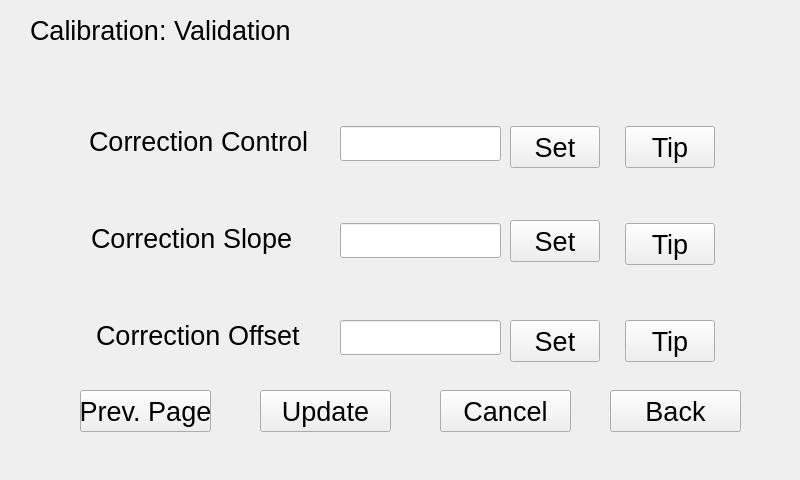
<?xml version="1.0" encoding="UTF-8"?>
<ui version="4.0">
 <class>verifyDlg2</class>
 <widget class="QWidget" name="verifyDlg2">
  <property name="geometry">
   <rect>
    <x>0</x>
    <y>0</y>
    <width>800</width>
    <height>480</height>
   </rect>
  </property>
  <property name="windowTitle">
   <string>Form</string>
  </property>
  <widget class="QLabel" name="label_7">
   <property name="geometry">
    <rect>
     <x>96</x>
     <y>320</y>
     <width>231</width>
     <height>32</height>
    </rect>
   </property>
   <property name="text">
    <string>&lt;html&gt;&lt;head/&gt;&lt;body&gt;&lt;p&gt;&lt;span style=&quot; font-size:20pt;&quot;&gt;Correction Offset&lt;/span&gt;&lt;/p&gt;&lt;/body&gt;&lt;/html&gt;</string>
   </property>
  </widget>
  <widget class="QPushButton" name="SSlope_change">
   <property name="geometry">
    <rect>
     <x>510</x>
     <y>220</y>
     <width>90</width>
     <height>42</height>
    </rect>
   </property>
   <property name="font">
    <font>
     <pointsize>20</pointsize>
    </font>
   </property>
   <property name="text">
    <string>Set</string>
   </property>
  </widget>
  <widget class="QPushButton" name="correctionfactorTip">
   <property name="geometry">
    <rect>
     <x>625</x>
     <y>223</y>
     <width>90</width>
     <height>42</height>
    </rect>
   </property>
   <property name="font">
    <font>
     <pointsize>20</pointsize>
    </font>
   </property>
   <property name="text">
    <string>Tip</string>
   </property>
  </widget>
  <widget class="QLineEdit" name="SOffset_lineEdit">
   <property name="geometry">
    <rect>
     <x>340</x>
     <y>320</y>
     <width>161</width>
     <height>35</height>
    </rect>
   </property>
   <property name="font">
    <font>
     <pointsize>20</pointsize>
    </font>
   </property>
  </widget>
  <widget class="QPushButton" name="offsetcorrectionTip">
   <property name="geometry">
    <rect>
     <x>625</x>
     <y>320</y>
     <width>90</width>
     <height>42</height>
    </rect>
   </property>
   <property name="font">
    <font>
     <pointsize>20</pointsize>
    </font>
   </property>
   <property name="text">
    <string>Tip</string>
   </property>
  </widget>
  <widget class="QLabel" name="label_5">
   <property name="geometry">
    <rect>
     <x>89</x>
     <y>126</y>
     <width>251</width>
     <height>32</height>
    </rect>
   </property>
   <property name="text">
    <string>&lt;html&gt;&lt;head/&gt;&lt;body&gt;&lt;p&gt;&lt;span style=&quot; font-size:20pt;&quot;&gt;Correction Control&lt;/span&gt;&lt;/p&gt;&lt;/body&gt;&lt;/html&gt;</string>
   </property>
  </widget>
  <widget class="QLineEdit" name="SSlope_lineEdit">
   <property name="geometry">
    <rect>
     <x>340</x>
     <y>223</y>
     <width>161</width>
     <height>35</height>
    </rect>
   </property>
   <property name="font">
    <font>
     <pointsize>20</pointsize>
    </font>
   </property>
  </widget>
  <widget class="QLabel" name="label_6">
   <property name="geometry">
    <rect>
     <x>91</x>
     <y>223</y>
     <width>271</width>
     <height>32</height>
    </rect>
   </property>
   <property name="text">
    <string>&lt;html&gt;&lt;head/&gt;&lt;body&gt;&lt;p&gt;&lt;span style=&quot; font-size:20pt;&quot;&gt;Correction   Slope&lt;/span&gt;&lt;/p&gt;&lt;/body&gt;&lt;/html&gt;</string>
   </property>
  </widget>
  <widget class="QPushButton" name="checkingcorrectionTip">
   <property name="geometry">
    <rect>
     <x>625</x>
     <y>126</y>
     <width>90</width>
     <height>42</height>
    </rect>
   </property>
   <property name="font">
    <font>
     <pointsize>20</pointsize>
    </font>
   </property>
   <property name="text">
    <string>Tip</string>
   </property>
  </widget>
  <widget class="QPushButton" name="SOffset_change">
   <property name="geometry">
    <rect>
     <x>510</x>
     <y>320</y>
     <width>90</width>
     <height>42</height>
    </rect>
   </property>
   <property name="font">
    <font>
     <pointsize>20</pointsize>
    </font>
   </property>
   <property name="text">
    <string>Set</string>
   </property>
  </widget>
  <widget class="QLineEdit" name="VCorrection_lineEdit">
   <property name="geometry">
    <rect>
     <x>340</x>
     <y>126</y>
     <width>161</width>
     <height>35</height>
    </rect>
   </property>
   <property name="font">
    <font>
     <pointsize>20</pointsize>
    </font>
   </property>
  </widget>
  <widget class="QPushButton" name="VCorrection_change">
   <property name="geometry">
    <rect>
     <x>510</x>
     <y>126</y>
     <width>90</width>
     <height>42</height>
    </rect>
   </property>
   <property name="font">
    <font>
     <pointsize>20</pointsize>
    </font>
   </property>
   <property name="text">
    <string>Set</string>
   </property>
  </widget>
  <widget class="QPushButton" name="cancel">
   <property name="geometry">
    <rect>
     <x>440</x>
     <y>390</y>
     <width>131</width>
     <height>42</height>
    </rect>
   </property>
   <property name="font">
    <font>
     <pointsize>20</pointsize>
    </font>
   </property>
   <property name="text">
    <string>Cancel</string>
   </property>
  </widget>
  <widget class="QPushButton" name="back">
   <property name="geometry">
    <rect>
     <x>610</x>
     <y>390</y>
     <width>131</width>
     <height>42</height>
    </rect>
   </property>
   <property name="font">
    <font>
     <pointsize>20</pointsize>
    </font>
   </property>
   <property name="text">
    <string>Back</string>
   </property>
  </widget>
  <widget class="QPushButton" name="ok">
   <property name="geometry">
    <rect>
     <x>260</x>
     <y>390</y>
     <width>131</width>
     <height>42</height>
    </rect>
   </property>
   <property name="font">
    <font>
     <pointsize>20</pointsize>
    </font>
   </property>
   <property name="text">
    <string>Update</string>
   </property>
  </widget>
  <widget class="QPushButton" name="pageUp">
   <property name="geometry">
    <rect>
     <x>80</x>
     <y>390</y>
     <width>131</width>
     <height>42</height>
    </rect>
   </property>
   <property name="font">
    <font>
     <pointsize>20</pointsize>
    </font>
   </property>
   <property name="text">
    <string>Prev. Page</string>
   </property>
  </widget>
  <widget class="QLabel" name="label">
   <property name="geometry">
    <rect>
     <x>30</x>
     <y>10</y>
     <width>331</width>
     <height>41</height>
    </rect>
   </property>
   <property name="text">
    <string>&lt;html&gt;&lt;head/&gt;&lt;body&gt;&lt;p&gt;&lt;span style=&quot; font-size:20pt;&quot;&gt;Calibration:  Validation&lt;/span&gt;&lt;/p&gt;&lt;/body&gt;&lt;/html&gt;</string>
   </property>
  </widget>
 </widget>
 <resources/>
 <connections/>
</ui>
